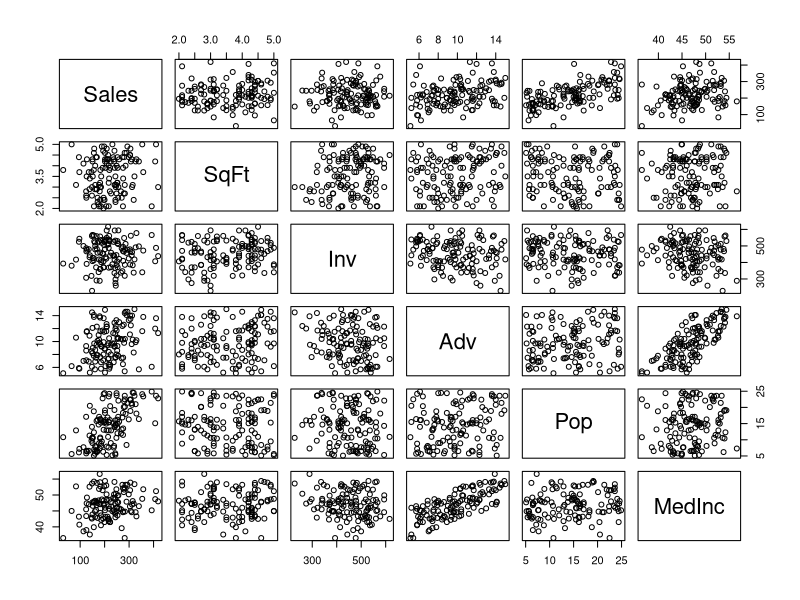
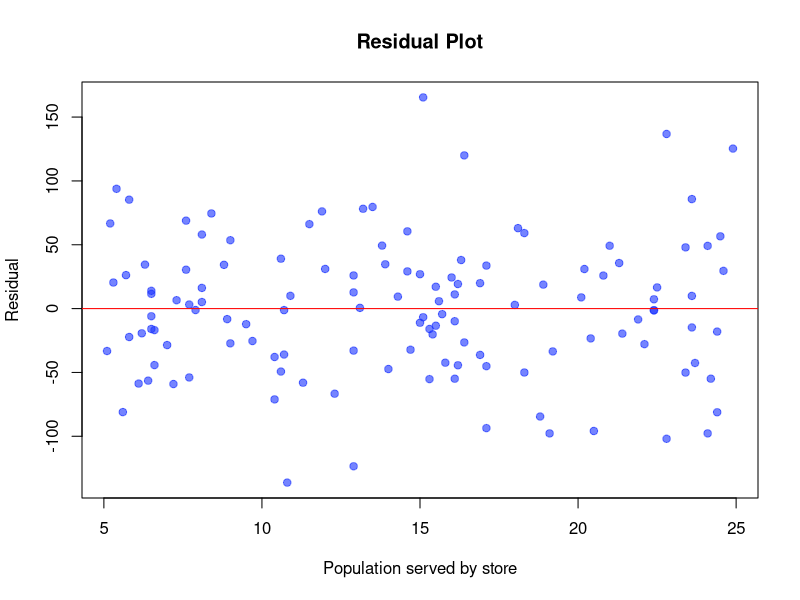
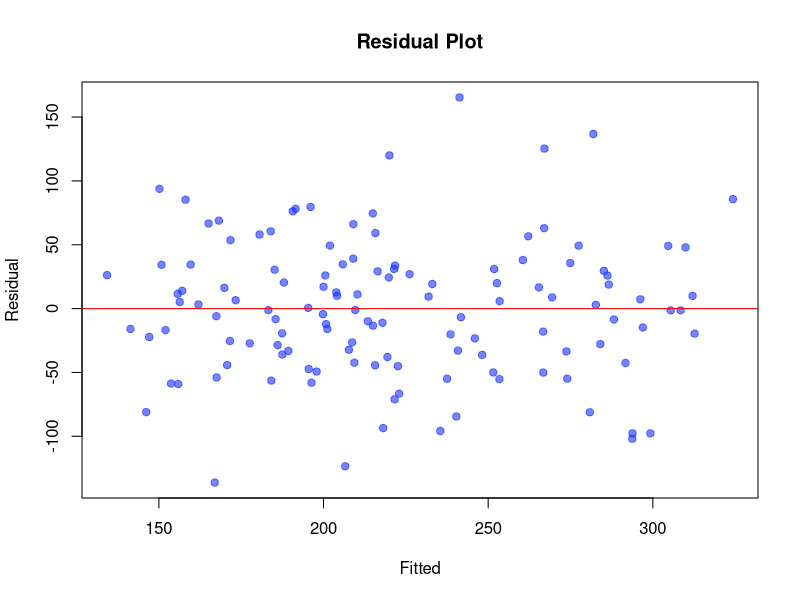
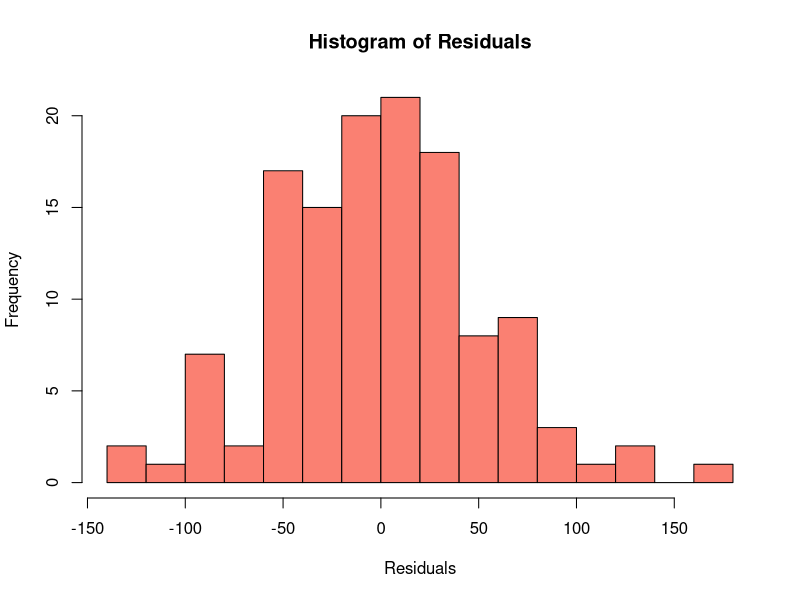
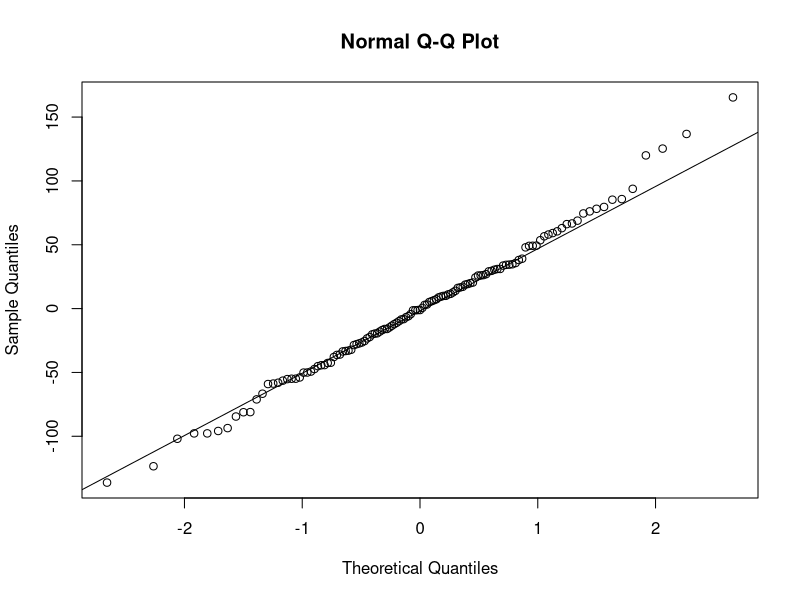

R code for these plots, in order:
## ---- chunk 1
df <- read.table("global.txt", sep = "\t", header = TRUE)
## ---- chunk 2
sum(df)
## ---- chunk 3
pairs(df)
## ---- chunk 4
cor(df)
## ---- chunk 5
m1 <- lm(Sales ~ SqFt + Inv + Adv + Pop + MedInc, df) 
summary(m1)
## ---- chunk 6
m2 <- lm(Sales ~ Pop, df)
summary(m2)
## ---- chunk 7
m3 <- lm(Sales ~ Pop + SqFt, df)
summary(m3)
## ---- chunk 8
m4 <- lm(Sales ~ Pop + Adv , df)
summary(m4)
## ---- chunk 9
res <- m1$residuals
fitted <- m1$fitted.values

plot(res ~ Pop, df, pch=19, col=rgb(0.1, 0.2, 1.0, 0.6),
     main="Residual Plot", xlab="Population served by store", ylab="Residual") ; abline(h = 0, col = "red")

plot(res ~ fitted, pch=19, col=rgb(0.1, 0.2, 1.0, 0.6),
     main="Residual Plot", xlab="Fitted", ylab="Residual") ; abline(h = 0, col = "red")
## ---- chunk 10
hist(m1$residuals, breaks=20, col = "salmon", main = "Histogram of Residuals", xlab = "Residuals")
## ---- chunk 11
qqnorm(m1$residuals)
qqline(m1$residuals)
